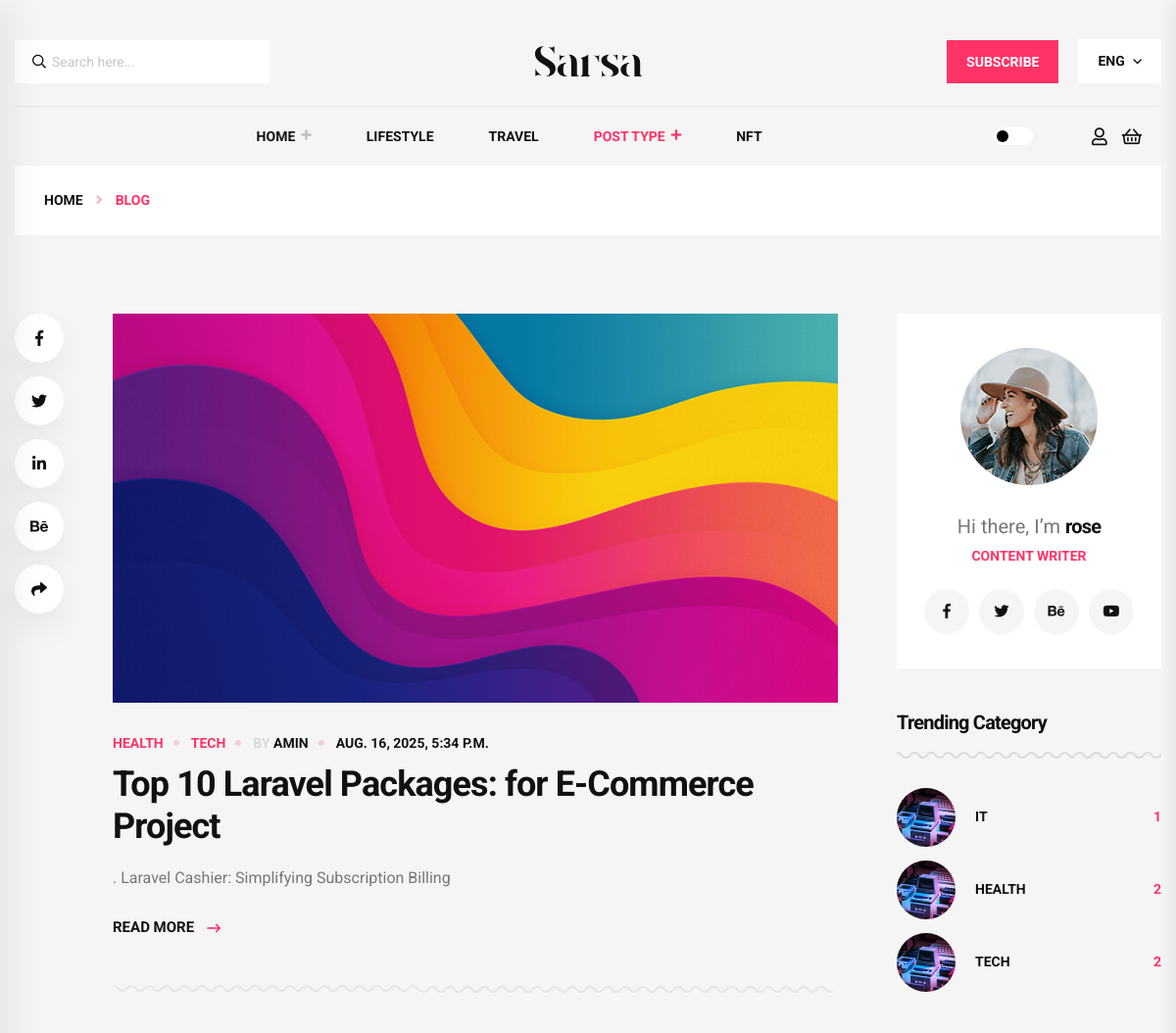
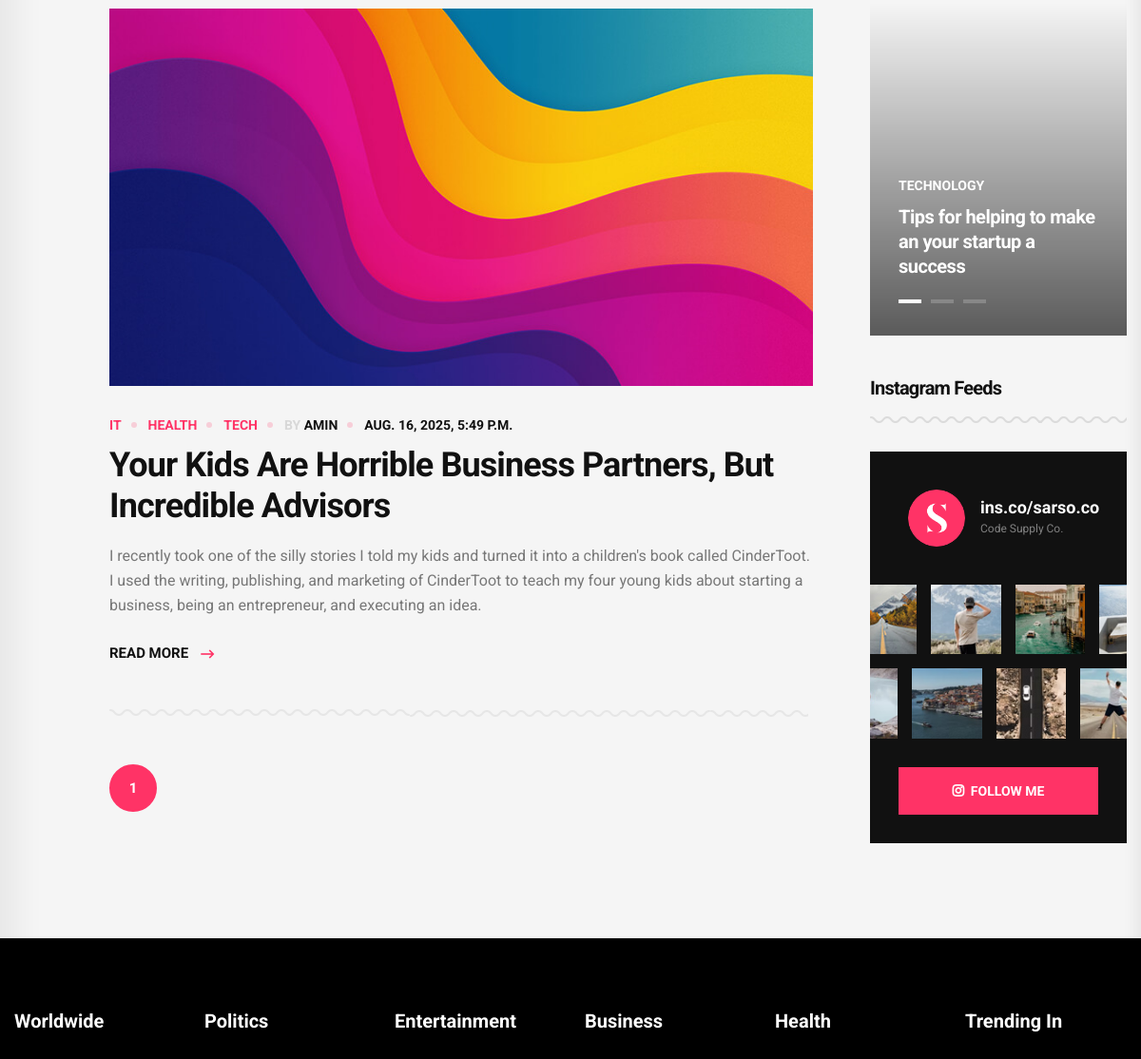
The page /blog/ (upper part) on the database as committed earlier (2 pictures, top to bottom).
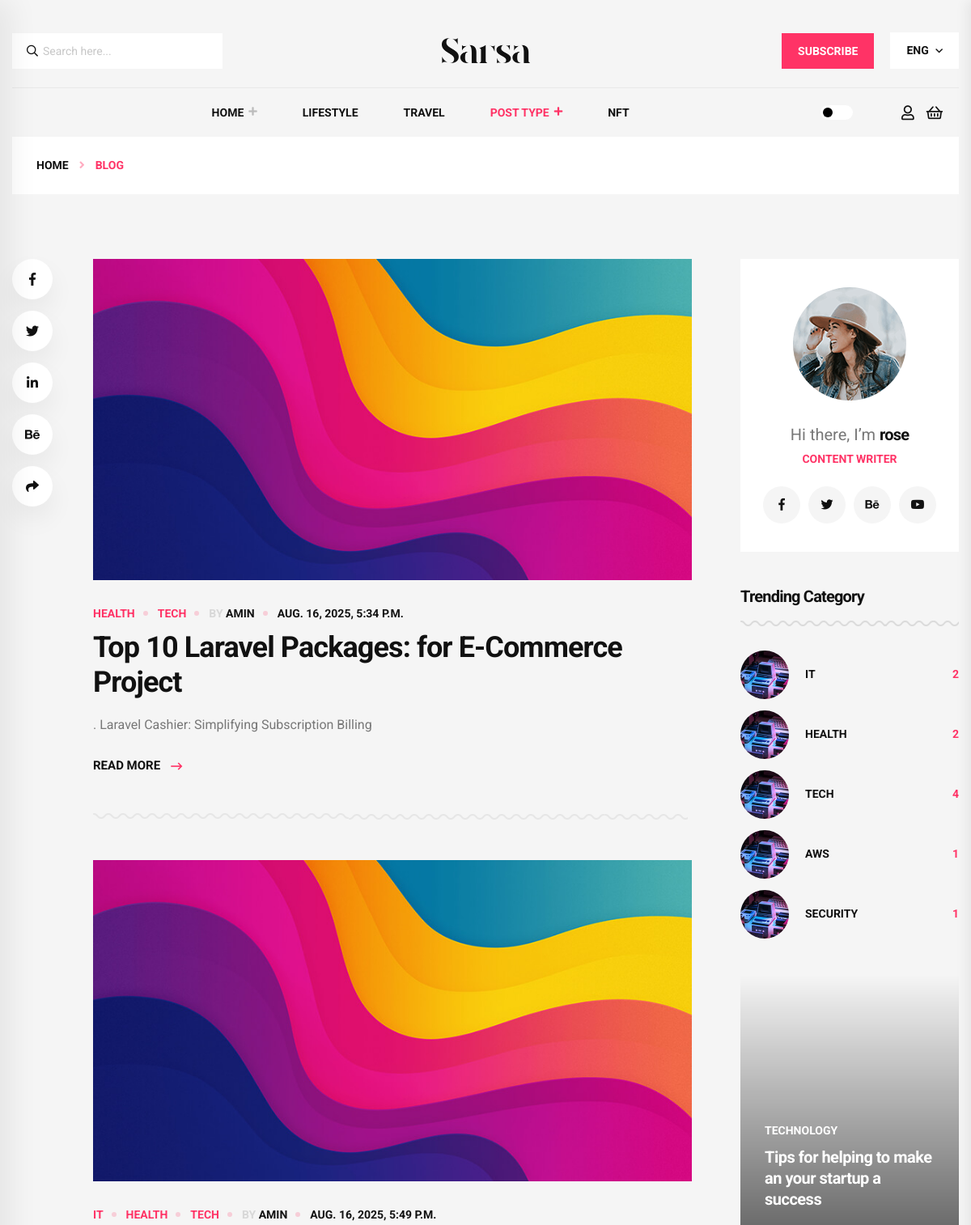
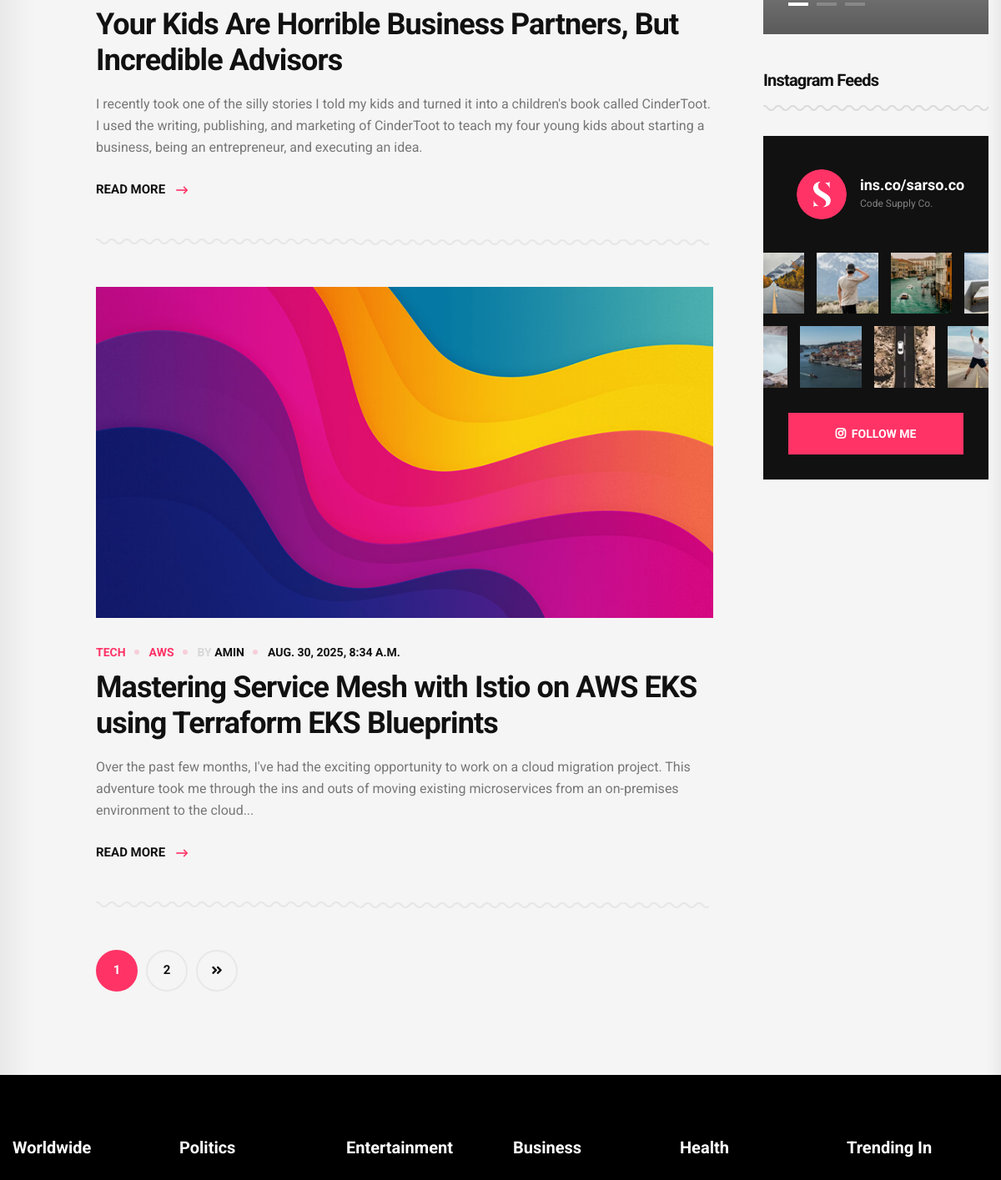
The same page on the database as committed later (2 pictures, top to bottom).
### blog/models.py (models this page shows, shortened)
class POST(models.Model):
    image = models.ImageField(upload_to='blog/',default='blog/default.jpg')
    category = models.ManyToManyField(CATEGORY)
    author = models.ForeignKey(User, on_delete=models.SET_NULL, null=True)
    title = models.CharField(max_length=255)
    preview = models.TextField(null=True)
    content = models.TextField()
    status=models.BooleanField(default=True)
    counted_view=models.IntegerField(default=0)
    publish_date=models.DateTimeField(null=True)
    created_date=models.DateTimeField(auto_now_add=True)
    updated_date=models.DateTimeField(auto_now=True)
    class Meta:
        ordering=['created_date']

class CATEGORY(models.Model):
    name=models.CharField(max_length=100)
    def __str__(self):
        return self.name

### blog/views.py (the view)
# urls.py: path('', blog_page, name= 'index'),
def blog_page(request, **kwargs):
    posts = POST.objects.filter(status=1)
    if kwargs.get('cat_name') != None:
        posts = posts.filter(category__name=kwargs['cat_name'])
    if kwargs.get('author_username') != None:
        posts = posts.filter(author__username=kwargs['author_username'])
    posts = Paginator(posts, 3)
    try:
        page_number = request.GET.get('page')
        posts = posts.get_page(page_number)
    except PageNotAnInteger:
        posts = posts.get_page(1)
    except (EmptyPage, InvalidPage):
        posts = posts.get_page(1)
    context={'posts':posts}
    return render(request, 'blog/blog.html',context)

### blog/templatetags/blog_tags.py (called while the page is built)
@register.inclusion_tag('blog/blog-categories.html')
def postCategories():
    posts = POST.objects.filter(status=1)
    categories = CATEGORY.objects.all()
    cat_dict = {}
    for cat in categories:
        cat_dict[cat] = posts.filter(category=cat).count()
    return {'categories': cat_dict}

### templates/blog/blog.html (shortened to what the changed rows need)
{% load static %} {% load blog_tags %}
<!DOCTYPE html>
<html class="no-js" lang="en">
  <head>
    <link rel="stylesheet" href="{% static 'assets/css/bootstrap.min.css' %}" />
    <link rel="stylesheet" href="{% static 'assets/css/animate.min.css' %}" />
    <link
      rel="stylesheet"
      href="{% static 'assets/css/magnific-popup.css' %}"
    />
    <link
      rel="stylesheet"
      href="{% static 'assets/css/fontawesome-all.min.css' %}"
    />
    <link
      rel="stylesheet"
      href="{% static 'assets/css/imageRevealHover.css' %}"
    />
    <link rel="stylesheet" href="{% static 'assets/css/swiper-bundle.css' %}" />
    <link rel="stylesheet" href="{% static 'assets/css/flaticon.css' %}" />
    <link rel="stylesheet" href="{% static 'assets/css/slick.css' %}" />
    <link rel="stylesheet" href="{% static 'assets/css/spacing.css' %}" />
    <link rel="stylesheet" href="{% static 'assets/css/main.css' %}" />
  </head>
  <body>
    <main>
      <section class="blog-details-area pt-80 pb-100">
        <div class="container">
          <div class="row justify-content-center">
            <div class="col-xl-8 col-lg-7">
              <div class="blog-post-wrapper">
                {%for post in posts %}
                <div class="latest__post-item">
                  <div class="latest__post-thumb tgImage__hover">
                    <a href="{% url 'blog:single' pid=post.id %}"
                      ><img src="{{post.image.url}}" alt="img"
                    /></a>
                  </div>
                  <div class="latest__post-content">
                    <ul class="tgbanner__content-meta list-wrap">
                      {% for cat in post.category.all %}
                      <li class="category">
                        <a href="{% url 'blog:category' cat_name=cat.name %}"
                          >{{cat.name}}
                        </a>
                      </li>
                      {% endfor %}
                      <li>
                        <span class="by">By</span>
                        <a
                          href="{% url 'blog:author' author_username=post.author.username %}"
                          >{{post.author}}</a
                        >
                      </li>
                      <li>{{post.publish_date}}</li>
                    </ul>
                    <h3 class="title tgcommon__hover">
                      <a href="{% url 'blog:single' pid=post.id %}">
                        {{post.title}}</a
                      >
                    </h3>
                    <p>{{post.preview}}</p>
                    <div class="latest__post-read-more">
                      <a href="{% url 'blog:single' pid=post.id %}"
                        >Read More <i class="far fa-long-arrow-right"></i
                      ></a>
                    </div>
                  </div>
                </div>
                {% endfor %}
                <div class="pagination__wrap">
                  <ul class="list-wrap">
                    {% for i in posts.paginator.page_range %}
                        {% if posts.number == i %}
                            <li class="active"><a href="?page={{i}}">{{i}}</a></li>
                        {% else %}
                            <li><a href="?page={{i}}">{{i}}</a></li>
                        {% endif %}
                    {% endfor %}
                    {% if posts.has_next %}
                    <li>
                        <a href="?page={{ posts.next_page_number }}">
                            <i class="fas fa-angle-double-right"></i>
                        </a>
                    </li>
                    {% endif %}
                  </ul>
                </div>
              </div>
            </div>
            <div class="col-xl-3 col-lg-4 col-md-6">
              <aside class="blog-sidebar">
                {% postCategories %}
              </aside>
            </div>
          </div>
        </div>
      </section>
    </main>
  </body>
</html>

### templates/blog/blog-categories.html
{% load static %}
 <div class="widget sidebar-widget widget_categories">
    <h4 class="widget-title">Trending Category</h4>
    <ul class="list-wrap">
         {% for name,count in categories.items %}
        <li>
            <div class="thumb"><a href="{% url 'blog:category' cat_name=name %}"><img src="{% static 'assets/img/category/side_category01.jpg' %}" alt="img"></a></div>
            <a href="{% url 'blog:category' cat_name=name %}">{{name}}</a>
            <span class="float-right">{{count}}</span>
        </li>
        {% endfor %}
    </ul>
</div>

Rows that differ between the two databases and show on the page:
computed for CATEGORY "TECH": count "2" → "4"
computed for CATEGORY "IT": id "1" → "2"
added POST: image (placeholder picture), author "AMIN", publish_date "AUG. 30, 2025, 8:34 A.M.", title "Mastering Service Mesh with Istio on AWS EKS using Terraform EKS Blueprints", preview "Over the past few months, I've had the exciting opportunity to work on a cloud migration project. This adventure took me through the ins and outs of moving existing microservices from an on-premises environment to the cloud...", CATEGORY (name "TECH")
added CATEGORY: name "AWS", count "1"
added CATEGORY: name "SECURITY", count "1", shown under "Trending Category"
Other text that changed with them:
new list line: "2"
